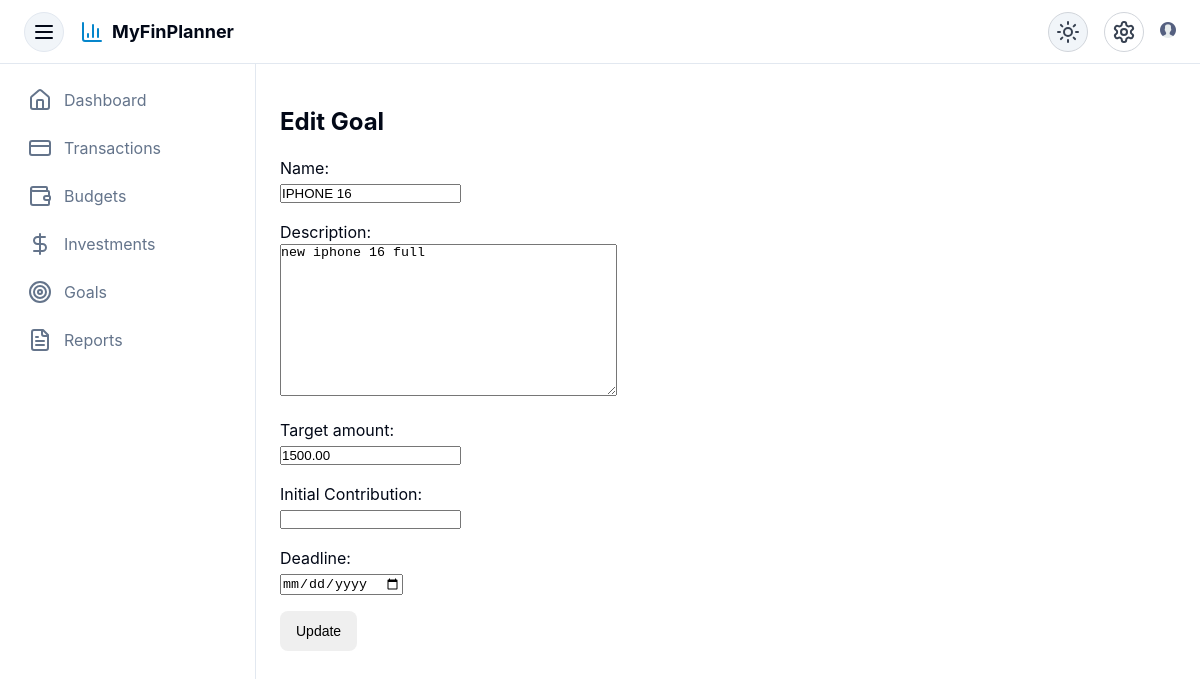
Screenshot of /finances/goals/3/edit/ (signed in) with the database file from the repository.
### finances/models.py (models this page shows, shortened)
class Goal(models.Model):
    user = models.ForeignKey(settings.AUTH_USER_MODEL, on_delete=models.CASCADE)
    name = models.CharField(max_length=100)
    target_amount = models.DecimalField(max_digits=10, decimal_places=2)
    current_amount = models.DecimalField(max_digits=10, decimal_places=2, default=0)
    deadline = models.DateField()
    description = models.TextField(blank=True)

### finances/views.py (the view)
# urls.py: path('goals/<int:pk>/edit/', views.update_goal, name='update_goal'),
@login_required
def update_goal(request, pk):
    goal = get_object_or_404(Goal, pk=pk, user=request.user)
    if request.method == 'POST':
        form = GoalForm(request.POST, instance=goal)
        if form.is_valid():
            form.save()
            return redirect('goal_list')
    else:
        form = GoalForm(instance=goal)
    return render(request, 'goal_form.html', {
        'form': form,
        'active_page': 'goal_list'
    })

### finances/forms.py
class GoalForm(forms.ModelForm):
    initial_contribution = forms.DecimalField(
        label="Initial Contribution",
        max_digits=12, decimal_places=2,
        required=False,
        widget=forms.NumberInput(attrs={'step':'0.01','min':'0'})
    )
    class Meta:
        model = Goal
        fields = ['name', 'target_amount', 'initial_contribution', 'deadline', 'description']
        widgets = {
            'deadline': forms.DateInput(attrs={'type': 'date'}),
        }

### finances/templates/goal_form.html (shortened to what this page needs)
{% extends 'shared_base.html' %}
{% load static %}
{% block content %}
<div class="container mt-4">
  <h2 class="text-2xl font-bold mb-4">
    {% if form.instance.pk %}Edit Goal{% else %}Create Goal{% endif %}
  </h2>
  <form method="post">
    <div class="mb-4">
      {{ form.name.label_tag }}<br>
      {{ form.name }}
    </div>
    <div class="mb-4">
      {{ form.description.label_tag }}<br>
      {{ form.description }}
    </div>
    <div class="mb-4">
      {{ form.target_amount.label_tag }}<br>
      {{ form.target_amount }}
    </div>
    <div class="mb-4">
      {{ form.initial_contribution.label_tag }}<br>
      {{ form.initial_contribution }}
    </div>
    <div class="mb-4">
      {{ form.deadline.label_tag }}<br>
      {{ form.deadline }}
    </div>
    <button type="submit" class="btn btn-success">
      {% if form.instance.pk %}Update{% else %}Create{% endif %}
    </button>
  </form>
</div>
{% endblock %}

### static/css/main.css (style rules this page uses)
:root { --background: 0 0% 100%; --foreground: 222.2 84% 4.9%; --card: 0 0% 100%; --card-foreground: 222.2 84% 4.9%; --primary: 201 94% 41%; --primary-foreground: 210 40% 98%; --secondary: 142 76% 36%; --secondary-foreground: 210 40% 98%; --muted: 210 40% 96.1%; --muted-foreground: 215.4 16.3% 46.9%; --accent: 210 40% 96.1%; --accent-foreground: 222.2 47.4% 11.2%; --destructive: 0 84.2% 60.2%; --destructive-foreground: 210 40% 98%; --border: 214.3 31.8% 91.4%; --input: 214.3 31.8% 91.4%; --ring: 201 94% 41%; --radius: 0.5rem; --amber-500: 36 94% 50%; --black: 0 0% 0%; --green-500: 142 76% 36%; --red-500: 0 84.2% 60.2%; }
* { margin: 0; padding: 0; box-sizing: border-box; }
body { font-family: -apple-system, BlinkMacSystemFont, "Segoe UI", Roboto, Helvetica, Arial, sans-serif; background-color: hsl(var(--background)); color: hsl(var(--foreground)); line-height: 1.5; }
.mt-4 { margin-top: 1rem; }
.mb-4 { margin-bottom: 1rem; }
.text-2xl { font-size: 1.5rem; }
.font-bold { font-weight: 700; }
.btn { display: inline-flex; align-items: center; justify-content: center; border-radius: var(--radius); font-weight: 500; font-size: 0.875rem; height: 2.5rem; padding: 0 1rem; border: none; cursor: pointer; transition: background-color 0.2s, color 0.2s, border-color 0.2s, box-shadow 0.2s; }

### rows the page displays
Goal: name "IPHONE 16", description "new iphone 16 full", target_amount "1500.00"
